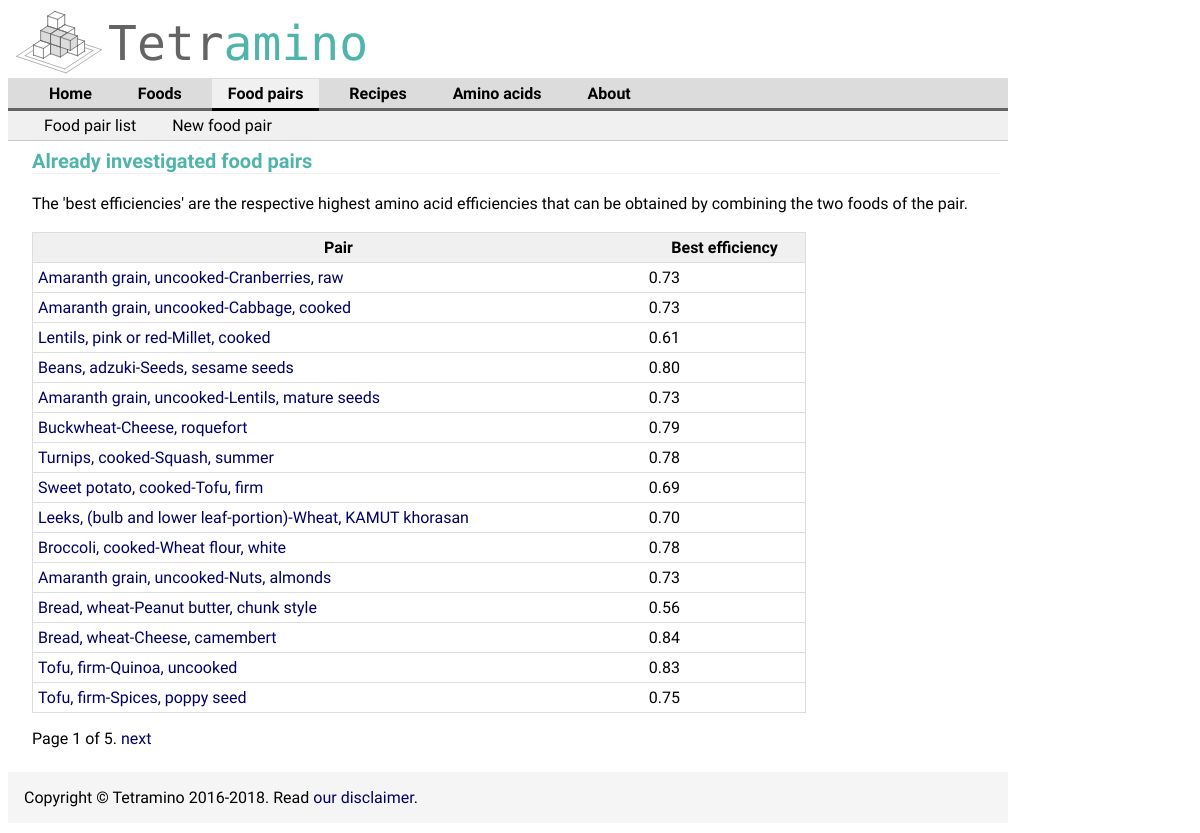
Before: /food-pairs/ with the older database file.
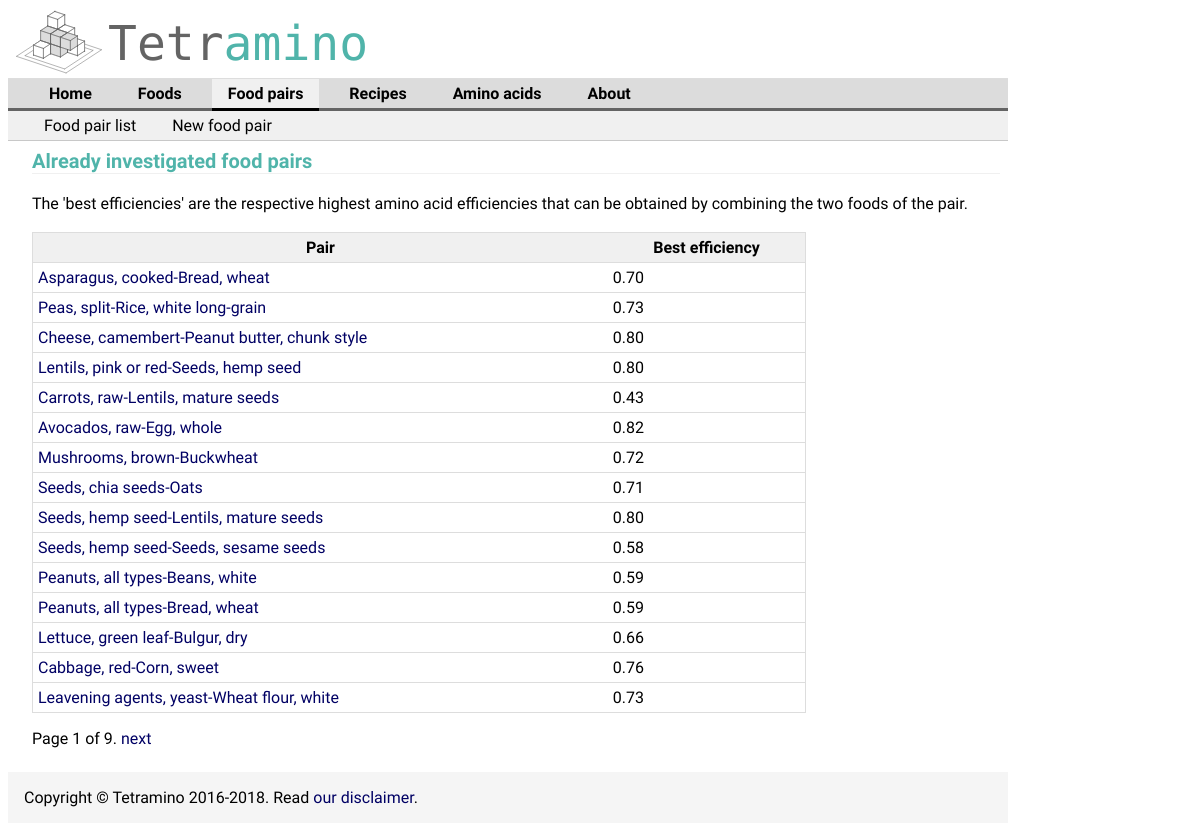
After: the same page with the newer database file.
### aminoApp/models.py (models this page shows, shortened)
class FoodPair(models.Model):
    foodOneId = models.IntegerField()
    foodTwoId = models.IntegerField() #models.ForeignKey(Food)
    pair_name = models.CharField(max_length=30, null=True)
    bestEfficiency = models.FloatField(null=True)
    bestProportion = models.FloatField(null=True)
    angleAbsolute = models.FloatField(null=True)
    angleIncomplete = models.FloatField(null=True)

### aminoApp/views.py (the view)
# urls.py: url(r'^food-pairs/', views.FoodPairList.as_view(), name='foodPairList'),
class FoodPairList(ListView):
    queryset = FoodPair.objects.order_by('-pk') #'-pk' '-bestEfficiency'
    template_name = 'aminoApp/foodPairList.html'
    context_object_name = 'pairList'
    paginate_by = 15

### aminoApp/templates/aminoApp/foodPairList.html (shortened to what this page needs)
{% extends "aminoApp/baseAssociations.html" %}
{% block content %}
<h1>Already investigated food pairs</h1>
The 'best efficiencies' are the respective highest amino acid efficiencies that can be obtained by combining the two foods of the pair.
    {% if pairList %}
        <table>
            <tr>
                <th>Pair</th>
                <th>Best efficiency</th>
            </tr>
        {% for pair in pairList %}
            <tr>
                <td><a href="/inspectLoadedFoodPair/{{ pair.pk }}/">{{ pair.pair_name }}</a> </td>
                <td>{{ pair.bestEfficiency |floatformat:2}}</td>
            </tr>
        {% endfor %}
        </table>
    {% else %}
        <p>No pair is available.</p>
    {% endif %}
    {% if is_paginated %}
    <p>
        <div class="pagination">
            <span class="page-links">
                <span class="page-current">
                    Page {{ page_obj.number }} of {{ page_obj.paginator.num_pages }}.
                </span>
                {% if page_obj.has_next %}
                    <a href="/food-pairs/?page={{ page_obj.next_page_number }}">next</a>
                {% endif %}
            </span>
        </div>
    </p>
    {% endif %}
{% endblock %}

Changed rows visible on the page:
no longer on this page (row unchanged): FoodPair: pair_name "Amaranth grain, uncooked-Cranberries, raw", bestEfficiency "0.73"
no longer on this page (row unchanged): FoodPair: pair_name "Amaranth grain, uncooked-Cabbage, cooked", bestEfficiency "0.73"
no longer on this page (row unchanged): FoodPair: pair_name "Lentils, pink or red-Millet, cooked", bestEfficiency "0.61"
no longer on this page (row unchanged): FoodPair: pair_name "Beans, adzuki-Seeds, sesame seeds", bestEfficiency "0.80"
no longer on this page (row unchanged): FoodPair: pair_name "Amaranth grain, uncooked-Lentils, mature seeds", bestEfficiency "0.73"
no longer on this page (row unchanged): FoodPair: pair_name "Buckwheat-Cheese, roquefort", bestEfficiency "0.79"
no longer on this page (row unchanged): FoodPair: pair_name "Turnips, cooked-Squash, summer", bestEfficiency "0.78"
no longer on this page (row unchanged): FoodPair: pair_name "Sweet potato, cooked-Tofu, firm", bestEfficiency "0.69"
no longer on this page (row unchanged): FoodPair: pair_name "Leeks, (bulb and lower leaf-portion)-Wheat, KAMUT khorasan", bestEfficiency "0.70"
no longer on this page (row unchanged): FoodPair: pair_name "Broccoli, cooked-Wheat flour, white", bestEfficiency "0.78"
no longer on this page (row unchanged): FoodPair: pair_name "Amaranth grain, uncooked-Nuts, almonds", bestEfficiency "0.73"
no longer on this page (row unchanged): FoodPair: pair_name "Bread, wheat-Peanut butter, chunk style", bestEfficiency "0.56"
no longer on this page (row unchanged): FoodPair: pair_name "Bread, wheat-Cheese, camembert", bestEfficiency "0.84"
no longer on this page (row unchanged): FoodPair: pair_name "Tofu, firm-Quinoa, uncooked", bestEfficiency "0.83"
no longer on this page (row unchanged): FoodPair: pair_name "Tofu, firm-Spices, poppy seed", bestEfficiency "0.75"
added FoodPair: pair_name "Asparagus, cooked-Bread, wheat", bestEfficiency "0.70"
added FoodPair: pair_name "Peas, split-Rice, white long-grain", bestEfficiency "0.73"
added FoodPair: pair_name "Cheese, camembert-Peanut butter, chunk style", bestEfficiency "0.80"
added FoodPair: pair_name "Lentils, pink or red-Seeds, hemp seed", bestEfficiency "0.80"
added FoodPair: pair_name "Carrots, raw-Lentils, mature seeds", bestEfficiency "0.43"
added FoodPair: pair_name "Avocados, raw-Egg, whole", bestEfficiency "0.82"
added FoodPair: pair_name "Mushrooms, brown-Buckwheat", bestEfficiency "0.72"
added FoodPair: pair_name "Seeds, chia seeds-Oats", bestEfficiency "0.71"
added FoodPair: pair_name "Seeds, hemp seed-Lentils, mature seeds", bestEfficiency "0.80"
added FoodPair: pair_name "Seeds, hemp seed-Seeds, sesame seeds", bestEfficiency "0.58"
added FoodPair: pair_name "Peanuts, all types-Beans, white", bestEfficiency "0.59"
added FoodPair: pair_name "Peanuts, all types-Bread, wheat", bestEfficiency "0.59"
added FoodPair: pair_name "Lettuce, green leaf-Bulgur, dry", bestEfficiency "0.66"
added FoodPair: pair_name "Cabbage, red-Corn, sweet", bestEfficiency "0.76"
added FoodPair: pair_name "Leavening agents, yeast-Wheat flour, white", bestEfficiency "0.73"
Other visible differences:
{{ page_obj.paginator.num_pages }}: "5" → "9"
